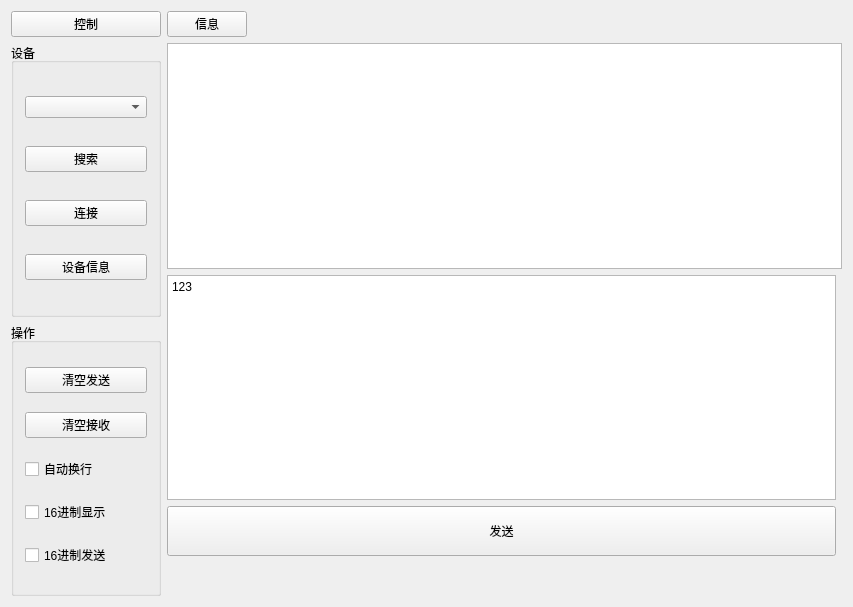
<?xml version="1.0" encoding="UTF-8"?>
<ui version="4.0">
 <class>MainWindow</class>
 <widget class="QMainWindow" name="MainWindow">
  <property name="geometry">
   <rect>
    <x>0</x>
    <y>0</y>
    <width>853</width>
    <height>607</height>
   </rect>
  </property>
  <property name="windowTitle">
   <string>MainWindow</string>
  </property>
  <widget class="QWidget" name="centralWidget">
   <layout class="QGridLayout" name="gridLayout_2">
    <item row="1" column="1">
     <widget class="QPushButton" name="pushButton_2">
      <property name="text">
       <string>信息</string>
      </property>
     </widget>
    </item>
    <item row="2" column="0">
     <layout class="QVBoxLayout" name="verticalLayout_3">
      <item>
       <widget class="QGroupBox" name="groupBox">
        <property name="minimumSize">
         <size>
          <width>150</width>
          <height>200</height>
         </size>
        </property>
        <property name="title">
         <string>设备</string>
        </property>
        <layout class="QVBoxLayout" name="verticalLayout">
         <item>
          <widget class="QComboBox" name="comboBox_device"/>
         </item>
         <item>
          <widget class="QPushButton" name="pushButton_search">
           <property name="text">
            <string>搜索</string>
           </property>
          </widget>
         </item>
         <item>
          <widget class="QPushButton" name="pushButton_connect">
           <property name="text">
            <string>连接</string>
           </property>
          </widget>
         </item>
         <item>
          <widget class="QPushButton" name="pushButton_device_info">
           <property name="text">
            <string>设备信息</string>
           </property>
          </widget>
         </item>
        </layout>
       </widget>
      </item>
      <item>
       <widget class="QGroupBox" name="groupBox_2">
        <property name="minimumSize">
         <size>
          <width>150</width>
          <height>200</height>
         </size>
        </property>
        <property name="title">
         <string>操作</string>
        </property>
        <layout class="QVBoxLayout" name="verticalLayout_2">
         <item>
          <widget class="QPushButton" name="pushButton_clean_tx">
           <property name="text">
            <string>清空发送</string>
           </property>
          </widget>
         </item>
         <item>
          <widget class="QPushButton" name="pushButton_clean_rx">
           <property name="text">
            <string>清空接收</string>
           </property>
          </widget>
         </item>
         <item>
          <widget class="QCheckBox" name="checkBox_auto_new_line">
           <property name="text">
            <string>自动换行</string>
           </property>
          </widget>
         </item>
         <item>
          <widget class="QCheckBox" name="checkBox_show_hex">
           <property name="text">
            <string>16进制显示</string>
           </property>
          </widget>
         </item>
         <item>
          <widget class="QCheckBox" name="checkBox_hex_send">
           <property name="text">
            <string>16进制发送</string>
           </property>
          </widget>
         </item>
        </layout>
       </widget>
      </item>
     </layout>
    </item>
    <item row="1" column="0">
     <widget class="QPushButton" name="pushButton">
      <property name="text">
       <string>控制</string>
      </property>
     </widget>
    </item>
    <item row="1" column="2">
     <spacer name="horizontalSpacer">
      <property name="orientation">
       <enum>Qt::Horizontal</enum>
      </property>
      <property name="sizeHint" stdset="0">
       <size>
        <width>40</width>
        <height>20</height>
       </size>
      </property>
     </spacer>
    </item>
    <item row="2" column="1" colspan="2">
     <layout class="QGridLayout" name="gridLayout">
      <item row="6" column="0">
       <spacer name="verticalSpacer">
        <property name="orientation">
         <enum>Qt::Vertical</enum>
        </property>
        <property name="sizeType">
         <enum>QSizePolicy::Fixed</enum>
        </property>
        <property name="sizeHint" stdset="0">
         <size>
          <width>20</width>
          <height>40</height>
         </size>
        </property>
       </spacer>
      </item>
      <item row="5" column="0">
       <widget class="QPushButton" name="pushButton_send">
        <property name="minimumSize">
         <size>
          <width>0</width>
          <height>50</height>
         </size>
        </property>
        <property name="text">
         <string>发送</string>
        </property>
       </widget>
      </item>
      <item row="4" column="0">
       <widget class="QTextEdit" name="textEdit_tx">
        <property name="html">
         <string>&lt;!DOCTYPE HTML PUBLIC &quot;-//W3C//DTD HTML 4.0//EN&quot; &quot;http://www.w3.org/TR/REC-html40/strict.dtd&quot;&gt;
&lt;html&gt;&lt;head&gt;&lt;meta name=&quot;qrichtext&quot; content=&quot;1&quot; /&gt;&lt;style type=&quot;text/css&quot;&gt;
p, li { white-space: pre-wrap; }
&lt;/style&gt;&lt;/head&gt;&lt;body style=&quot; font-family:'SimSun'; font-size:9pt; font-weight:400; font-style:normal;&quot;&gt;
&lt;p style=&quot; margin-top:0px; margin-bottom:0px; margin-left:0px; margin-right:0px; -qt-block-indent:0; text-indent:0px;&quot;&gt;123&lt;/p&gt;&lt;/body&gt;&lt;/html&gt;</string>
        </property>
       </widget>
      </item>
      <item row="3" column="0" colspan="2">
       <widget class="QTextBrowser" name="textBrowser_rx"/>
      </item>
     </layout>
    </item>
   </layout>
  </widget>
 </widget>
 <layoutdefault spacing="6" margin="11"/>
 <resources/>
 <connections/>
</ui>
